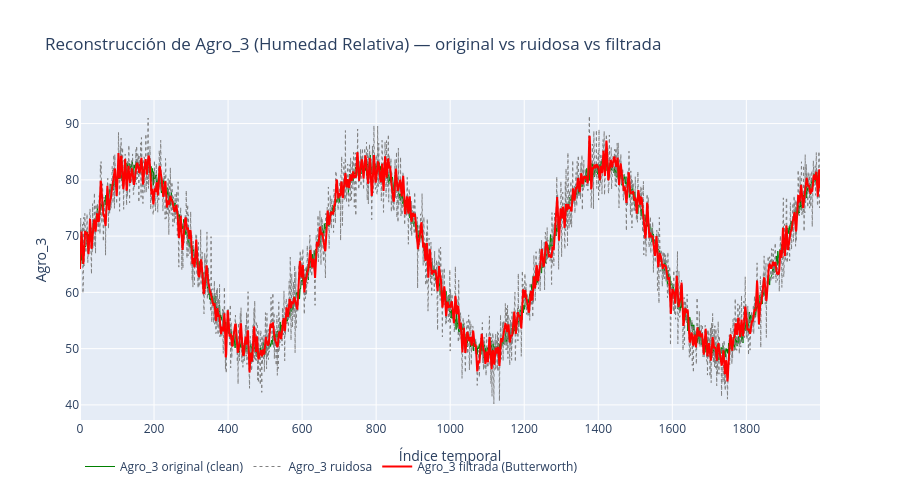

Write notebook code for a chart like this one.
### Markdown cell above
Graficamos las tres versiones de `Agro_3` — original, con ruido, y filtrada — para ver
a simple vista si el filtro realmente recupera la forma de la señal real antes de medirlo con
números.

### Code cell
fig_rec = go.Figure()
fig_rec.add_trace(go.Scatter(y=agro3_clean, name='Agro_3 original (clean)',
                             line=dict(color='green', width=1)))
fig_rec.add_trace(go.Scatter(y=agro3_noise, name='Agro_3 ruidosa',
                             line=dict(color='gray', width=1, dash='dot')))
fig_rec.add_trace(go.Scatter(y=agro3_filtrada, name='Agro_3 filtrada (Butterworth)',
                             line=dict(color='red', width=2)))
fig_rec.update_layout(title='Reconstrucción de Agro_3 (Humedad Relativa) — original vs ruidosa vs filtrada',
                      xaxis_title='Índice temporal', yaxis_title='Agro_3',
                      height=500, legend=dict(orientation='h'))
fig_rec.write_html('../results/figuras/fase2_agro3_butterworth_reconstruccion.html', auto_open=False)
fig_rec.show()

### Figure 1 — Plotly figure (JSON) as saved in the notebook; plotly's stock layout.template omitted (floating-point values rounded to 4 significant figures; data arrays with more than 128 entries replaced by an {"elided": "..."} marker saying what was removed)
{"data": [{"line": {"color": "green", "width": 1}, "name": "Agro_3 original (clean)", "type": "scatter", "y": {"elided": "2000 float values"}}, {"line": {"color": "gray", "dash": "dot", "width": 1}, "name": "Agro_3 ruidosa", "type": "scatter", "y": {"elided": "2000 float values"}}, {"line": {"color": "red", "width": 2}, "name": "Agro_3 filtrada (Butterworth)", "type": "scatter", "y": {"elided": "2000 float values"}}], "layout": {"height": 500, "legend": {"orientation": "h"}, "title": {"text": "Reconstrucción de Agro_3 (Humedad Relativa) — original vs ruidosa vs filtrada"}, "xaxis": {"title": {"text": "Índice temporal"}}, "yaxis": {"title": {"text": "Agro_3"}}}}
